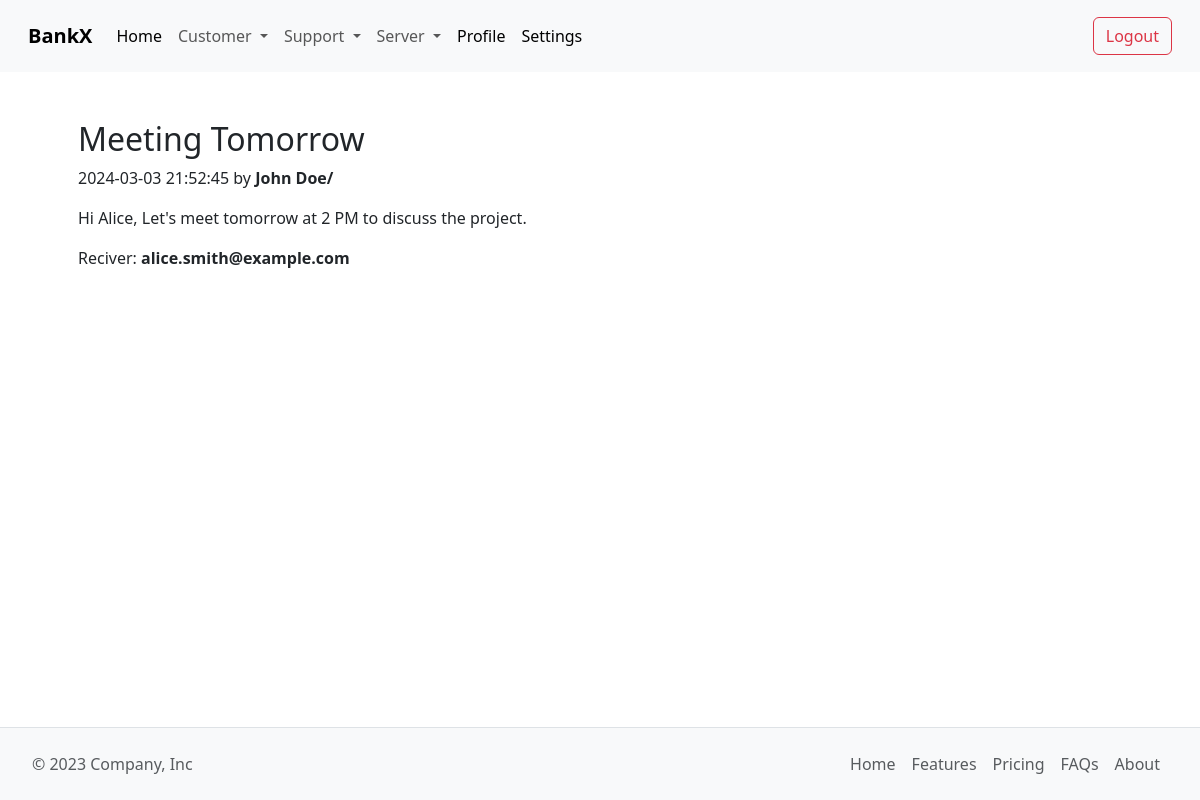
The page /Admin/system_email_display.php?id=1 (signed in) on the database its author committed.
### tables this page shows
CREATE TABLE `AdminEmail` (
    `EmailID` INT PRIMARY KEY AUTO_INCREMENT,
    `EmailUser` VARCHAR(255) NOT NULL,
    `EmailSender` VARCHAR(255) NOT NULL,
    `EmailReciver` VARCHAR(255) NOT NULL,
    `EmailTitle` VARCHAR(255) NOT NULL,
    `EmailMessage` VARCHAR(1000) NOT NULL,
    `EmailTime` TIMESTAMP DEFAULT CURRENT_TIMESTAMP
);

### src/Admin/system_email_display.php (the view)
<?php
include("include/header.php");
require_once("../Modules/config.php");
$id = $_GET["id"];
$stmt = $conn->prepare("SELECT * FROM `AdminEmail` WHERE `EmailID` = :id");
$stmt->bindParam(":id", $id, PDO::PARAM_STR);
$stmt->execute();
$result = $stmt->fetch(PDO::FETCH_ASSOC);
?>
<div class="container" style="padding: 3rem; paddin-bottom: 8rem;">
    <div class="blog-post">
        <h2 class="blog-post-title">
            <?= $result['EmailTitle'] ?>
        </h2>
        <p class="blog-post-meta">
            <?= $result['EmailTime'] ?> by <b><?= $result['EmailSender']; ?>/<?= $result['EmailFromWho'] ?></b>
        </p>
        <p>
            <?= $result['EmailMessage'] ?>
        </p>
        <blockquote>
            Reciver:
            <b><?= $result['EmailReciver'] ?></b>
        </blockquote>
    </div>
</div>
<?php
include("include/footer.php");
?>

### rows shown on the page
adminemail: EmailTitle "Meeting Tomorrow", EmailTime "2024-03-03 21:52:45", EmailSender "John Doe", EmailMessage "Hi Alice, Let's meet tomorrow at 2 PM to discuss the project.", EmailReciver "alice.smith@example.com"
